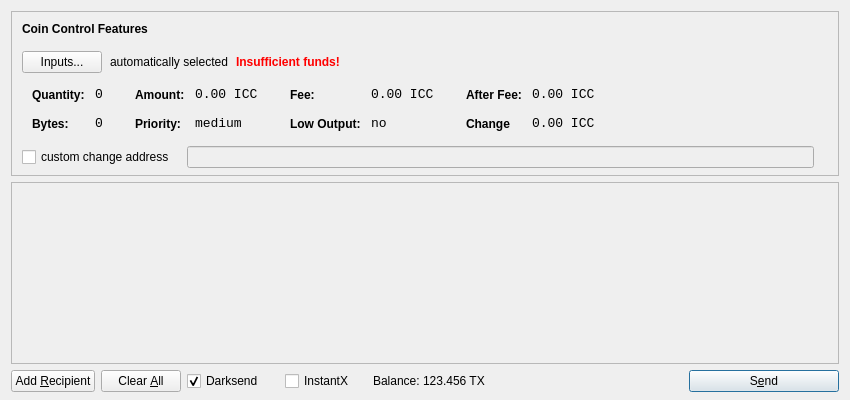
<?xml version="1.0" encoding="UTF-8"?>
<ui version="4.0">
 <class>SendCoinsDialog</class>
 <widget class="QDialog" name="SendCoinsDialog">
  <property name="geometry">
   <rect>
    <x>0</x>
    <y>0</y>
    <width>850</width>
    <height>400</height>
   </rect>
  </property>
  <property name="windowTitle">
   <string>Send Coins</string>
  </property>
  <layout class="QVBoxLayout" name="verticalLayout" stretch="0,1,0">
   <property name="bottomMargin">
    <number>8</number>
   </property>
   <item>
    <widget class="QFrame" name="frameCoinControl">
     <property name="sizePolicy">
      <sizepolicy hsizetype="Expanding" vsizetype="Expanding">
       <horstretch>0</horstretch>
       <verstretch>0</verstretch>
      </sizepolicy>
     </property>
     <property name="maximumSize">
      <size>
       <width>16777215</width>
       <height>16777215</height>
      </size>
     </property>
     <property name="frameShape">
      <enum>QFrame::StyledPanel</enum>
     </property>
     <property name="frameShadow">
      <enum>QFrame::Sunken</enum>
     </property>
     <layout class="QVBoxLayout" name="verticalLayoutCoinControl2">
      <property name="spacing">
       <number>-1</number>
      </property>
      <property name="leftMargin">
       <number>0</number>
      </property>
      <property name="topMargin">
       <number>0</number>
      </property>
      <property name="rightMargin">
       <number>0</number>
      </property>
      <property name="bottomMargin">
       <number>6</number>
      </property>
      <item>
       <layout class="QVBoxLayout" name="verticalLayoutCoinControl" stretch="0,0,0,0,1">
        <property name="spacing">
         <number>0</number>
        </property>
        <property name="leftMargin">
         <number>10</number>
        </property>
        <property name="topMargin">
         <number>10</number>
        </property>
        <item>
         <layout class="QHBoxLayout" name="horizontalLayoutCoinControl1">
          <property name="bottomMargin">
           <number>15</number>
          </property>
          <item>
           <widget class="QLabel" name="labelCoinControlFeatures">
            <property name="sizePolicy">
             <sizepolicy hsizetype="Preferred" vsizetype="Maximum">
              <horstretch>0</horstretch>
              <verstretch>0</verstretch>
             </sizepolicy>
            </property>
            <property name="font">
             <font>
              <weight>75</weight>
              <bold>true</bold>
             </font>
            </property>
            <property name="styleSheet">
             <string notr="true">font-weight:bold;</string>
            </property>
            <property name="text">
             <string>Coin Control Features</string>
            </property>
           </widget>
          </item>
         </layout>
        </item>
        <item>
         <layout class="QHBoxLayout" name="horizontalLayoutCoinControl2" stretch="0,0,0,0">
          <property name="spacing">
           <number>8</number>
          </property>
          <property name="bottomMargin">
           <number>10</number>
          </property>
          <item>
           <widget class="QPushButton" name="pushButtonCoinControl">
            <property name="styleSheet">
             <string notr="true"/>
            </property>
            <property name="text">
             <string>Inputs...</string>
            </property>
           </widget>
          </item>
          <item>
           <widget class="QLabel" name="labelCoinControlAutomaticallySelected">
            <property name="text">
             <string>automatically selected</string>
            </property>
            <property name="margin">
             <number>5</number>
            </property>
           </widget>
          </item>
          <item>
           <widget class="QLabel" name="labelCoinControlInsuffFunds">
            <property name="font">
             <font>
              <weight>75</weight>
              <bold>true</bold>
             </font>
            </property>
            <property name="styleSheet">
             <string notr="true">color:red;font-weight:bold;</string>
            </property>
            <property name="text">
             <string>Insufficient funds!</string>
            </property>
            <property name="margin">
             <number>5</number>
            </property>
           </widget>
          </item>
          <item>
           <spacer name="horizontalSpacerCoinControl">
            <property name="orientation">
             <enum>Qt::Horizontal</enum>
            </property>
            <property name="sizeHint" stdset="0">
             <size>
              <width>40</width>
              <height>1</height>
             </size>
            </property>
           </spacer>
          </item>
         </layout>
        </item>
        <item>
         <widget class="QWidget" name="widgetCoinControl" native="true">
          <property name="sizePolicy">
           <sizepolicy hsizetype="Preferred" vsizetype="Preferred">
            <horstretch>0</horstretch>
            <verstretch>0</verstretch>
           </sizepolicy>
          </property>
          <property name="minimumSize">
           <size>
            <width>0</width>
            <height>0</height>
           </size>
          </property>
          <property name="styleSheet">
           <string notr="true"/>
          </property>
          <layout class="QHBoxLayout" name="horizontalLayoutCoinControl5">
           <property name="margin">
            <number>0</number>
           </property>
           <item>
            <layout class="QHBoxLayout" name="horizontalLayoutCoinControl3" stretch="0,0,0,1">
             <property name="spacing">
              <number>20</number>
             </property>
             <property name="topMargin">
              <number>0</number>
             </property>
             <property name="bottomMargin">
              <number>10</number>
             </property>
             <item>
              <layout class="QFormLayout" name="formLayoutCoinControl1">
               <property name="horizontalSpacing">
                <number>10</number>
               </property>
               <property name="verticalSpacing">
                <number>14</number>
               </property>
               <property name="leftMargin">
                <number>10</number>
               </property>
               <property name="topMargin">
                <number>4</number>
               </property>
               <property name="rightMargin">
                <number>6</number>
               </property>
               <item row="0" column="0">
                <widget class="QLabel" name="labelCoinControlQuantityText">
                 <property name="styleSheet">
                  <string notr="true">font-weight:bold;</string>
                 </property>
                 <property name="text">
                  <string>Quantity:</string>
                 </property>
                 <property name="margin">
                  <number>0</number>
                 </property>
                </widget>
               </item>
               <item row="0" column="1">
                <widget class="QLabel" name="labelCoinControlQuantity">
                 <property name="font">
                  <font>
                   <family>Monospace</family>
                   <pointsize>10</pointsize>
                  </font>
                 </property>
                 <property name="cursor">
                  <cursorShape>IBeamCursor</cursorShape>
                 </property>
                 <property name="contextMenuPolicy">
                  <enum>Qt::ActionsContextMenu</enum>
                 </property>
                 <property name="text">
                  <string>0</string>
                 </property>
                 <property name="margin">
                  <number>0</number>
                 </property>
                 <property name="textInteractionFlags">
                  <set>Qt::LinksAccessibleByMouse|Qt::TextSelectableByKeyboard|Qt::TextSelectableByMouse</set>
                 </property>
                </widget>
               </item>
               <item row="1" column="0">
                <widget class="QLabel" name="labelCoinControlBytesText">
                 <property name="styleSheet">
                  <string notr="true">font-weight:bold;</string>
                 </property>
                 <property name="text">
                  <string>Bytes:</string>
                 </property>
                </widget>
               </item>
               <item row="1" column="1">
                <widget class="QLabel" name="labelCoinControlBytes">
                 <property name="font">
                  <font>
                   <family>Monospace</family>
                   <pointsize>10</pointsize>
                  </font>
                 </property>
                 <property name="cursor">
                  <cursorShape>IBeamCursor</cursorShape>
                 </property>
                 <property name="contextMenuPolicy">
                  <enum>Qt::ActionsContextMenu</enum>
                 </property>
                 <property name="text">
                  <string>0</string>
                 </property>
                 <property name="textInteractionFlags">
                  <set>Qt::LinksAccessibleByMouse|Qt::TextSelectableByKeyboard|Qt::TextSelectableByMouse</set>
                 </property>
                </widget>
               </item>
              </layout>
             </item>
             <item>
              <layout class="QFormLayout" name="formLayoutCoinControl2">
               <property name="horizontalSpacing">
                <number>10</number>
               </property>
               <property name="verticalSpacing">
                <number>14</number>
               </property>
               <property name="leftMargin">
                <number>6</number>
               </property>
               <property name="topMargin">
                <number>4</number>
               </property>
               <property name="rightMargin">
                <number>6</number>
               </property>
               <item row="0" column="0">
                <widget class="QLabel" name="labelCoinControlAmountText">
                 <property name="styleSheet">
                  <string notr="true">font-weight:bold;</string>
                 </property>
                 <property name="text">
                  <string>Amount:</string>
                 </property>
                 <property name="margin">
                  <number>0</number>
                 </property>
                </widget>
               </item>
               <item row="0" column="1">
                <widget class="QLabel" name="labelCoinControlAmount">
                 <property name="font">
                  <font>
                   <family>Monospace</family>
                   <pointsize>10</pointsize>
                  </font>
                 </property>
                 <property name="cursor">
                  <cursorShape>IBeamCursor</cursorShape>
                 </property>
                 <property name="contextMenuPolicy">
                  <enum>Qt::ActionsContextMenu</enum>
                 </property>
                 <property name="text">
                  <string>0.00 ICC</string>
                 </property>
                 <property name="textInteractionFlags">
                  <set>Qt::LinksAccessibleByMouse|Qt::TextSelectableByKeyboard|Qt::TextSelectableByMouse</set>
                 </property>
                </widget>
               </item>
               <item row="1" column="0">
                <widget class="QLabel" name="labelCoinControlPriorityText">
                 <property name="styleSheet">
                  <string notr="true">font-weight:bold;</string>
                 </property>
                 <property name="text">
                  <string>Priority:</string>
                 </property>
                </widget>
               </item>
               <item row="1" column="1">
                <widget class="QLabel" name="labelCoinControlPriority">
                 <property name="font">
                  <font>
                   <family>Monospace</family>
                   <pointsize>10</pointsize>
                  </font>
                 </property>
                 <property name="cursor">
                  <cursorShape>IBeamCursor</cursorShape>
                 </property>
                 <property name="contextMenuPolicy">
                  <enum>Qt::ActionsContextMenu</enum>
                 </property>
                 <property name="text">
                  <string>medium</string>
                 </property>
                 <property name="textInteractionFlags">
                  <set>Qt::LinksAccessibleByMouse|Qt::TextSelectableByKeyboard|Qt::TextSelectableByMouse</set>
                 </property>
                </widget>
               </item>
              </layout>
             </item>
             <item>
              <layout class="QFormLayout" name="formLayoutCoinControl3">
               <property name="horizontalSpacing">
                <number>10</number>
               </property>
               <property name="verticalSpacing">
                <number>14</number>
               </property>
               <property name="leftMargin">
                <number>6</number>
               </property>
               <property name="topMargin">
                <number>4</number>
               </property>
               <property name="rightMargin">
                <number>6</number>
               </property>
               <item row="0" column="0">
                <widget class="QLabel" name="labelCoinControlFeeText">
                 <property name="styleSheet">
                  <string notr="true">font-weight:bold;</string>
                 </property>
                 <property name="text">
                  <string>Fee:</string>
                 </property>
                 <property name="margin">
                  <number>0</number>
                 </property>
                </widget>
               </item>
               <item row="0" column="1">
                <widget class="QLabel" name="labelCoinControlFee">
                 <property name="font">
                  <font>
                   <family>Monospace</family>
                   <pointsize>10</pointsize>
                  </font>
                 </property>
                 <property name="cursor">
                  <cursorShape>IBeamCursor</cursorShape>
                 </property>
                 <property name="contextMenuPolicy">
                  <enum>Qt::ActionsContextMenu</enum>
                 </property>
                 <property name="text">
                  <string>0.00 ICC</string>
                 </property>
                 <property name="textInteractionFlags">
                  <set>Qt::LinksAccessibleByMouse|Qt::TextSelectableByKeyboard|Qt::TextSelectableByMouse</set>
                 </property>
                </widget>
               </item>
               <item row="1" column="0">
                <widget class="QLabel" name="labelCoinControlLowOutputText">
                 <property name="styleSheet">
                  <string notr="true">font-weight:bold;</string>
                 </property>
                 <property name="text">
                  <string>Low Output:</string>
                 </property>
                </widget>
               </item>
               <item row="1" column="1">
                <widget class="QLabel" name="labelCoinControlLowOutput">
                 <property name="font">
                  <font>
                   <family>Monospace</family>
                   <pointsize>10</pointsize>
                  </font>
                 </property>
                 <property name="cursor">
                  <cursorShape>IBeamCursor</cursorShape>
                 </property>
                 <property name="contextMenuPolicy">
                  <enum>Qt::ActionsContextMenu</enum>
                 </property>
                 <property name="text">
                  <string>no</string>
                 </property>
                 <property name="textInteractionFlags">
                  <set>Qt::LinksAccessibleByMouse|Qt::TextSelectableByKeyboard|Qt::TextSelectableByMouse</set>
                 </property>
                </widget>
               </item>
              </layout>
             </item>
             <item>
              <layout class="QFormLayout" name="formLayoutCoinControl4">
               <property name="horizontalSpacing">
                <number>10</number>
               </property>
               <property name="verticalSpacing">
                <number>14</number>
               </property>
               <property name="leftMargin">
                <number>6</number>
               </property>
               <property name="topMargin">
                <number>4</number>
               </property>
               <property name="rightMargin">
                <number>6</number>
               </property>
               <item row="0" column="0">
                <widget class="QLabel" name="labelCoinControlAfterFeeText">
                 <property name="styleSheet">
                  <string notr="true">font-weight:bold;</string>
                 </property>
                 <property name="text">
                  <string>After Fee:</string>
                 </property>
                 <property name="margin">
                  <number>0</number>
                 </property>
                </widget>
               </item>
               <item row="0" column="1">
                <widget class="QLabel" name="labelCoinControlAfterFee">
                 <property name="font">
                  <font>
                   <family>Monospace</family>
                   <pointsize>10</pointsize>
                  </font>
                 </property>
                 <property name="cursor">
                  <cursorShape>IBeamCursor</cursorShape>
                 </property>
                 <property name="contextMenuPolicy">
                  <enum>Qt::ActionsContextMenu</enum>
                 </property>
                 <property name="text">
                  <string>0.00 ICC</string>
                 </property>
                 <property name="textInteractionFlags">
                  <set>Qt::LinksAccessibleByMouse|Qt::TextSelectableByKeyboard|Qt::TextSelectableByMouse</set>
                 </property>
                </widget>
               </item>
               <item row="1" column="0">
                <widget class="QLabel" name="labelCoinControlChangeText">
                 <property name="styleSheet">
                  <string notr="true">font-weight:bold;</string>
                 </property>
                 <property name="text">
                  <string>Change</string>
                 </property>
                </widget>
               </item>
               <item row="1" column="1">
                <widget class="QLabel" name="labelCoinControlChange">
                 <property name="font">
                  <font>
                   <family>Monospace</family>
                   <pointsize>10</pointsize>
                  </font>
                 </property>
                 <property name="cursor">
                  <cursorShape>IBeamCursor</cursorShape>
                 </property>
                 <property name="contextMenuPolicy">
                  <enum>Qt::ActionsContextMenu</enum>
                 </property>
                 <property name="text">
                  <string>0.00 ICC</string>
                 </property>
                 <property name="textInteractionFlags">
                  <set>Qt::LinksAccessibleByMouse|Qt::TextSelectableByKeyboard|Qt::TextSelectableByMouse</set>
                 </property>
                </widget>
               </item>
              </layout>
             </item>
            </layout>
           </item>
          </layout>
         </widget>
        </item>
        <item>
         <layout class="QHBoxLayout" name="horizontalLayoutCoinControl4" stretch="0,0,0">
          <property name="spacing">
           <number>12</number>
          </property>
          <property name="sizeConstraint">
           <enum>QLayout::SetDefaultConstraint</enum>
          </property>
          <property name="topMargin">
           <number>5</number>
          </property>
          <property name="rightMargin">
           <number>5</number>
          </property>
          <item>
           <widget class="QCheckBox" name="checkBoxCoinControlChange">
            <property name="text">
             <string>custom change address</string>
            </property>
           </widget>
          </item>
          <item>
           <widget class="QLineEdit" name="lineEditCoinControlChange">
            <property name="enabled">
             <bool>false</bool>
            </property>
            <property name="sizePolicy">
             <sizepolicy hsizetype="Expanding" vsizetype="Fixed">
              <horstretch>0</horstretch>
              <verstretch>0</verstretch>
             </sizepolicy>
            </property>
           </widget>
          </item>
          <item>
           <widget class="QLabel" name="labelCoinControlChangeLabel">
            <property name="sizePolicy">
             <sizepolicy hsizetype="Preferred" vsizetype="Expanding">
              <horstretch>0</horstretch>
              <verstretch>0</verstretch>
             </sizepolicy>
            </property>
            <property name="minimumSize">
             <size>
              <width>0</width>
              <height>0</height>
             </size>
            </property>
            <property name="text">
             <string/>
            </property>
            <property name="margin">
             <number>3</number>
            </property>
           </widget>
          </item>
         </layout>
        </item>
        <item>
         <spacer name="verticalSpacerCoinControl">
          <property name="orientation">
           <enum>Qt::Vertical</enum>
          </property>
          <property name="sizeHint" stdset="0">
           <size>
            <width>800</width>
            <height>1</height>
           </size>
          </property>
         </spacer>
        </item>
       </layout>
      </item>
     </layout>
    </widget>
   </item>
   <item>
    <widget class="QScrollArea" name="scrollArea">
     <property name="widgetResizable">
      <bool>true</bool>
     </property>
     <widget class="QWidget" name="scrollAreaWidgetContents">
      <property name="geometry">
       <rect>
        <x>0</x>
        <y>0</y>
        <width>830</width>
        <height>165</height>
       </rect>
      </property>
      <layout class="QVBoxLayout" name="verticalLayout_2">
       <property name="margin">
        <number>0</number>
       </property>
       <item>
        <layout class="QVBoxLayout" name="entries">
         <property name="spacing">
          <number>6</number>
         </property>
        </layout>
       </item>
       <item>
        <spacer name="verticalSpacer">
         <property name="orientation">
          <enum>Qt::Vertical</enum>
         </property>
         <property name="sizeHint" stdset="0">
          <size>
           <width>20</width>
           <height>40</height>
          </size>
         </property>
        </spacer>
       </item>
      </layout>
     </widget>
    </widget>
   </item>
   <item>
    <layout class="QHBoxLayout" name="horizontalLayout">
     <item>
      <widget class="QPushButton" name="addButton">
       <property name="toolTip">
        <string>Send to multiple recipients at once</string>
       </property>
       <property name="text">
        <string>Add &amp;Recipient</string>
       </property>
       <property name="autoDefault">
        <bool>false</bool>
       </property>
      </widget>
     </item>
     <item>
      <widget class="QPushButton" name="clearButton">
       <property name="sizePolicy">
        <sizepolicy hsizetype="Minimum" vsizetype="Fixed">
         <horstretch>0</horstretch>
         <verstretch>0</verstretch>
        </sizepolicy>
       </property>
       <property name="toolTip">
        <string>Remove all transaction fields</string>
       </property>
       <property name="text">
        <string>Clear &amp;All</string>
       </property>
       <property name="autoRepeatDelay">
        <number>300</number>
       </property>
       <property name="autoDefault">
        <bool>false</bool>
       </property>
      </widget>
     </item>
     <item>
      <layout class="QHBoxLayout" name="horizontalLayout_2">
       <property name="spacing">
        <number>3</number>
       </property>
        <item>
        <widget class="QCheckBox" name="checkUseDarksend">
         <property name="minimumSize">
          <size>
           <width>95</width>
           <height>0</height>
          </size>
         </property>
         <property name="text">
          <string>Darksend</string>
         </property>
         <property name="checked">
          <bool>true</bool>
         </property>
        </widget>
       </item>
       <item>
        <widget class="QCheckBox" name="checkInstantX">
         <property name="enabled">
          <bool>true</bool>
         </property>
         <property name="minimumSize">
          <size>
           <width>85</width>
           <height>0</height>
          </size>
         </property>
         <property name="text">
          <string>InstantX</string>
         </property>
        </widget>
       </item>
       <item>
        <widget class="QLabel" name="label">
         <property name="sizePolicy">
          <sizepolicy hsizetype="Preferred" vsizetype="Fixed">
           <horstretch>0</horstretch>
           <verstretch>0</verstretch>
          </sizepolicy>
         </property>
         <property name="text">
          <string>Balance:</string>
         </property>
        </widget>
       </item>
       <item>
        <widget class="QLabel" name="labelBalance">
         <property name="sizePolicy">
          <sizepolicy hsizetype="Preferred" vsizetype="Fixed">
           <horstretch>0</horstretch>
           <verstretch>0</verstretch>
          </sizepolicy>
         </property>
         <property name="cursor">
          <cursorShape>IBeamCursor</cursorShape>
         </property>
         <property name="text">
          <string>123.456 TX</string>
         </property>
         <property name="textInteractionFlags">
          <set>Qt::LinksAccessibleByMouse|Qt::TextSelectableByKeyboard|Qt::TextSelectableByMouse</set>
         </property>
        </widget>
       </item>
      </layout>
     </item>
     <item>
      <spacer name="horizontalSpacer">
       <property name="orientation">
        <enum>Qt::Horizontal</enum>
       </property>
       <property name="sizeHint" stdset="0">
        <size>
         <width>40</width>
         <height>20</height>
        </size>
       </property>
      </spacer>
     </item>
     <item>
      <widget class="QPushButton" name="sendButton">
       <property name="minimumSize">
        <size>
         <width>150</width>
         <height>0</height>
        </size>
       </property>
       <property name="toolTip">
        <string>Confirm the send action</string>
       </property>
       <property name="text">
        <string>S&amp;end</string>
       </property>
       <property name="icon">
        <iconset resource="../bitcoin.qrc">
         <normaloff>:/icons/send</normaloff>:/icons/send</iconset>
       </property>
       <property name="default">
        <bool>true</bool>
       </property>
      </widget>
     </item>
    </layout>
   </item>
  </layout>
 </widget>
 <resources>
  <include location="../bitcoin.qrc"/>
 </resources>
 <connections/>
</ui>
